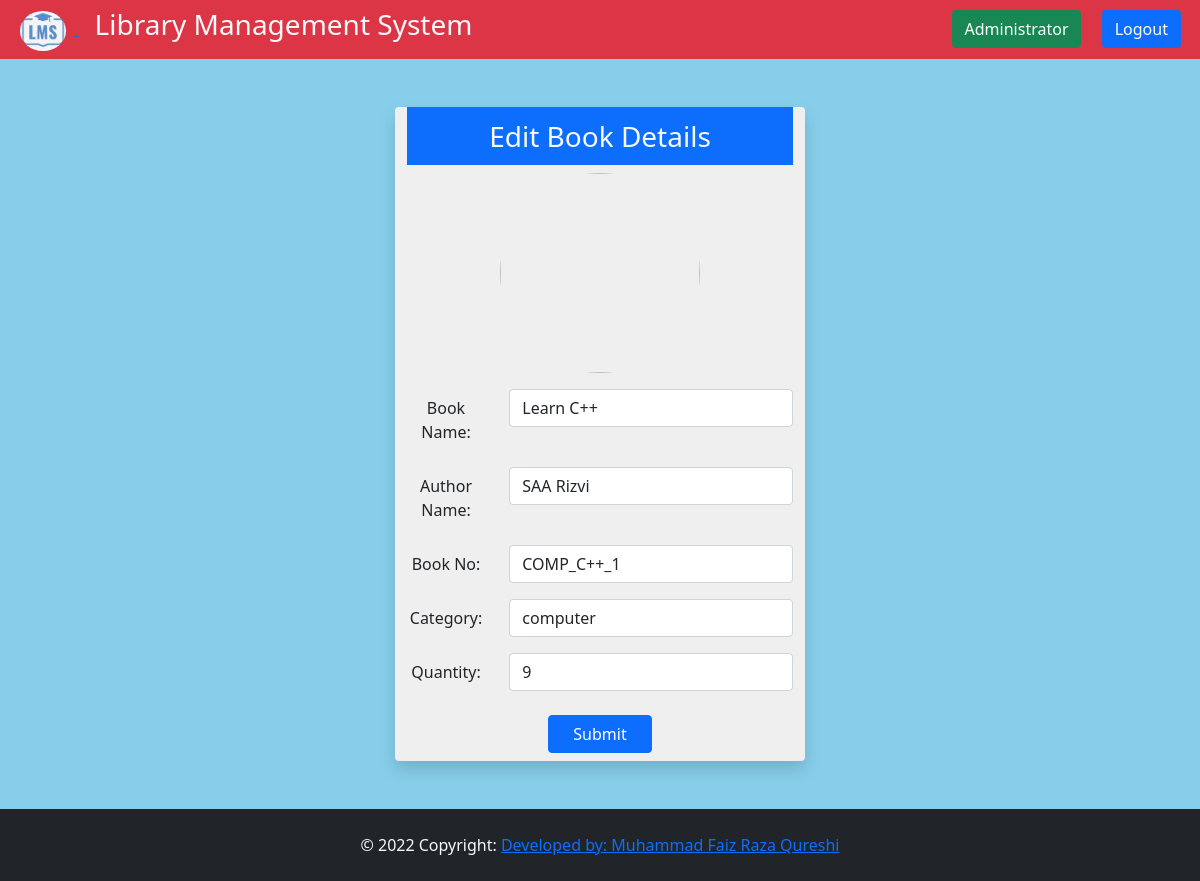
The app's page /editbook/6 (signed in) with its own data.
### LibMangSys/models.py (models this page shows, shortened)
class Book(models.Model):
    bookname = models.CharField('book name',max_length=30)
    authorname = models.CharField('author name',max_length=30)
    bookno = models.CharField('bookno',max_length=30)
    category = models.CharField('catogory',max_length=10)
    quantity = models.IntegerField('quantity')

### LibMangSys/views.py (the view, shortened to what this page needs)
# urls.py: path('editbook/<int:id>',views.editbook, name="edit-book"),
def editbook(request,id):
    if request.session.has_key('is_logged'):
        edit = Book.objects.get(id=id)
        return render(request,'LibMangSys/Library Management/editbook.html',{"bookdata":edit})
    return redirect('index')

### LibMangSys/templates/LibMangSys/Library Management/editbook.html (shortened to what this page needs)
{% extends 'LibMangSys/Library Management/basic.html' %}
{% block 'adminbutton' %}
 {% include 'LibMangSys/Library Management/adminbutton.html' %}
{% endblock  %}
{% block body %}
<div class="container text-center my-5 rounded shadow" style="background-color: #efefef ; width:fit-content">
    <h3 class="modal-title bg-primary text-light py-2" id="admin-menu-1">Edit Book Details</h3>
    {% load static %}
    <img src="{% static 'LibMangSys/images/edit.jpg' %}" class="rounded-circle my-2" alt="" height="200px"
        width="200px">
    <form action="{% url 'edit-book' bookdata.id %}" method="POST" enctype="multipart/form-data">
        <div class="mb-3 my-2 row">
            <label for="inputPassword" class="col-sm-3 col-form-label">Book Name: </label>
            <div class="col-sm-9">
                <input type="text" value="{{ bookdata.bookname }}" name="bookname" class="form-control" id="inputPassword" required />
            </div>
        </div>
        <div class="mb-3 my-2 row">
            <label for="inputPassword" class="col-sm-3 col-form-label">Author Name: </label>
            <div class="col-sm-9">
                <input type="text" value="{{ bookdata.authorname }}" name="author" class="form-control" id="inputPassword" required />
            </div>
        </div>
        <div class="mb-3 my-2 row">
            <label for="inputPassword" class="col-sm-3 col-form-label">Book No: </label>
            <div class="col-sm-9">
                <input type="text" value="{{ bookdata.bookno }}" name="bookno" class="form-control" id="inputPassword" required />
            </div>
        </div>
        <div class="mb-3 my-2 row">
            <label for="inputPassword" class="col-sm-3 col-form-label">Category: </label>
            <div class="col-sm-9">
                <input type="text" value="{{ bookdata.category }}" name="category" class="form-control" id="inputPassword" required />
            </div>
        </div>
        <div class="mb-3 my-2 row">
            <label for="inputPassword" class="col-sm-3 col-form-label">Quantity: </label>
            <div class="col-sm-9">
                <input type="text" value="{{  bookdata.quantity }}" name="quantity" class="form-control" id="inputPassword" required />
            </div>
        </div>
        <button type="submit" class="btn btn-primary px-4 my-2">Submit</button>
    </form>
</div>
{% endblock %}

### LibMangSys/static/LibMangSys/css/style.css (style rules this page uses)
* { margin: 0; padding: 0; box-sizing: border-box; }
body { background: skyblue; }

### records on screen
Book: bookname "Learn C++", author "SAA Rizvi", bookno "COMP_C++_1", category "computer", quantity "9"
